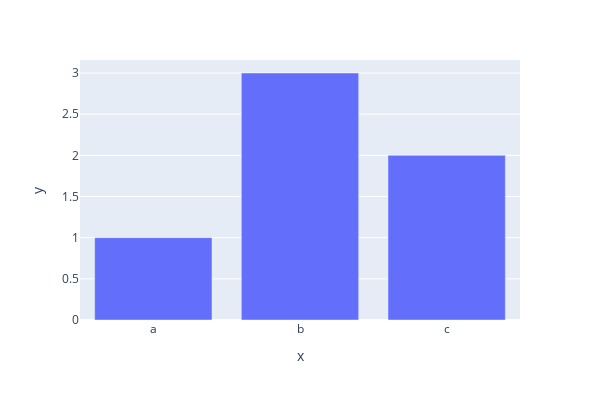

The notebook cell saved with this chart:
### Code cell
# ex를 이용한 시각화
import plotly.express as px

fig = px.bar(x=["a", "b", "c"], y=[1, 3, 2],width=600, height=400)

fig.show()

### Figure 1 — Plotly figure (JSON) as saved in the notebook; plotly's stock layout.template omitted (floating-point values rounded to 4 significant figures)
{"data": [{"alignmentgroup": "True", "hovertemplate": "x=%{x}<br>y=%{y}<extra></extra>", "legendgroup": "", "marker": {"color": "#636efa", "pattern": {"shape": ""}}, "name": "", "offsetgroup": "", "orientation": "v", "showlegend": false, "textposition": "auto", "type": "bar", "x": ["a", "b", "c"], "xaxis": "x", "y": [1, 3, 2], "yaxis": "y"}], "layout": {"barmode": "relative", "height": 400, "legend": {"tracegroupgap": 0}, "margin": {"t": 60}, "width": 600, "xaxis": {"anchor": "y", "domain": [0, 1], "title": {"text": "x"}}, "yaxis": {"anchor": "x", "domain": [0, 1], "title": {"text": "y"}}}}
